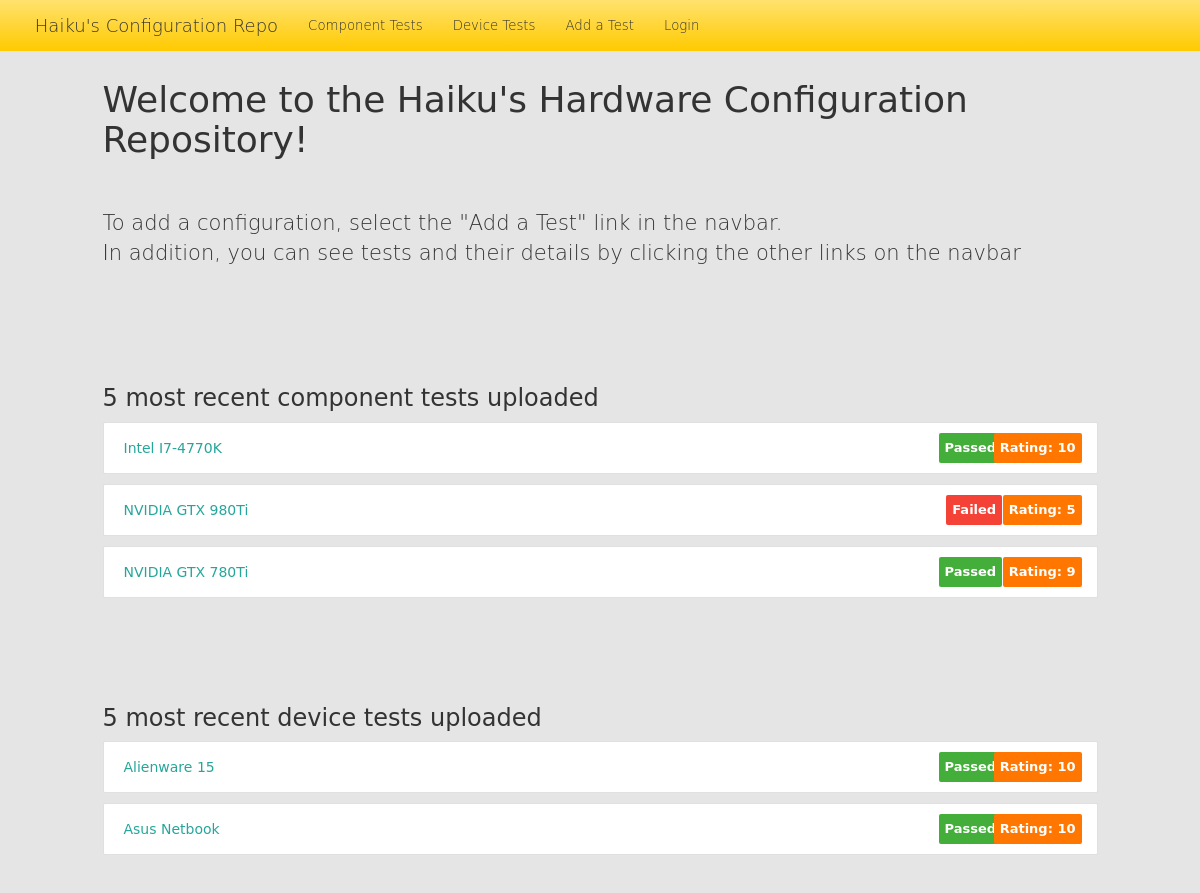
/, run on an earlier commit of the app's database.
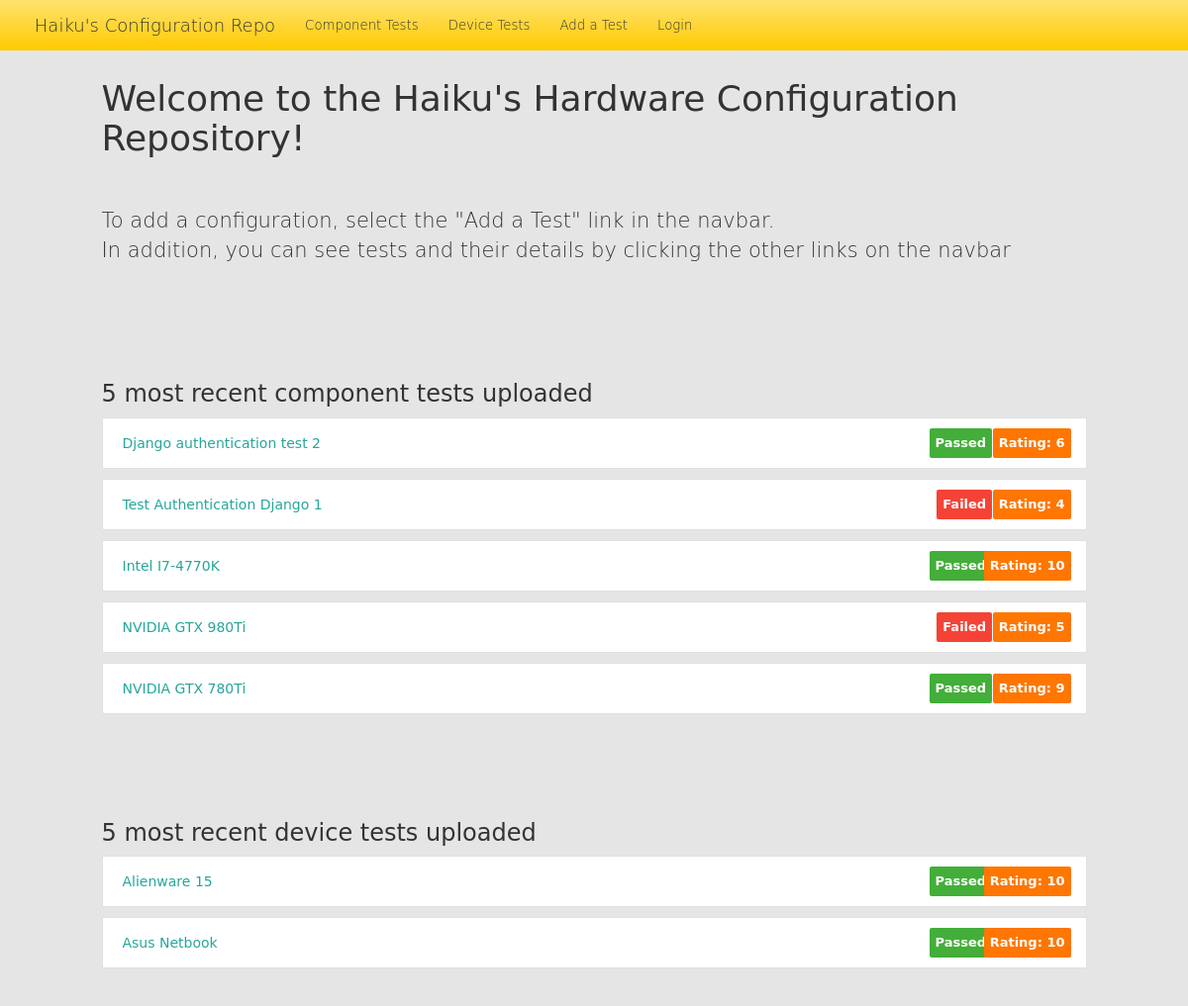
And on a later commit of the database.
### repo/models.py (models this page shows)
class Component(models.Model):
    name = models.CharField(default='', max_length=200)
    notes = models.CharField(default='', max_length=500)
    is_working = models.CharField(default='', max_length=10)
    rating = models.IntegerField()
    category = models.CharField(default='', max_length=100)
    author = models.CharField(default='', max_length=100)
    author_email = models.CharField(default='', max_length=100)
    date_created = models.DateTimeField('date created', auto_now=True)
    date_modified = models.DateTimeField('date modified', auto_now=True)

class Device(models.Model):
    name = models.CharField(default='', max_length=200)
    notes = models.CharField(default='', max_length=500)
    is_working = models.CharField(default='', max_length=10)
    rating = models.IntegerField()
    author = models.CharField(default='', max_length=100)
    author_email = models.CharField(default='', max_length=100)
    date_created = models.DateTimeField('date created', auto_now=True)
    date_modified = models.DateTimeField('date modified', auto_now=True)
    cpu = models.CharField(default='', max_length=100)
    motherboard = models.CharField(default='', max_length=100)
    hard_drive = models.CharField(default='', max_length=100)
    sound = models.CharField(default='', max_length=100)
    is_sound_working = models.CharField(default='', max_length=10)
    display = models.CharField(default='', max_length=100)
    display_configuration = models.CharField(default='', max_length=20)
    is_display_working = models.CharField(default='', max_length=10)
    graphics_card = models.CharField(default='', max_length=100)
    graphics_card_is_working = models.CharField(default='', max_length=10)

### repo/views.py (the view)
# urls.py: url(r'^$', views.index, name='index'),
def index(request):
    all_components = Component.objects.all().order_by('-date_modified')[:5]
    all_devices = Device.objects.all().order_by('-date_modified')[:5]
    context = {
        'all_devices' : all_devices,
        'all_components' : all_components
    }
    return render(request, 'repo/index.html', context)

### repo/templates/repo/index.html (shortened to what this page needs)
{% load staticfiles %}
<!DOCTYPE html>
<html lang="en">
  <head>
    <link rel="stylesheet" type="text/css" href="{% static 'repo/main.css' %}">
    <link href="{% static 'repo/bootstrap.min.css' %}" rel="stylesheet">
    <link rel="stylesheet" href="{% static 'repo/shijin4.css' %}">
  </head>
  <body>
    <nav class="navbar navbar-inverse navbar-fixed-top">
      <div class="container">
        <div class="navbar-header">
          <a class="navbar-brand" href="{% url 'repo:index' %}">Haiku's Configuration Repo</a>
        </div>
        <div id="navbar" class="collapse navbar-collapse">
          <ul class="nav navbar-nav">
            <li><a href="{% url 'repo:componentList' %}" class="active">Component Tests</a></li>
            <li><a href="{% url 'repo:deviceList' %}">Device Tests</a></li>
            <li><a href="{% url 'repo:addTest' %}">Add a Test</a></li>
            <li><a href="{% url 'repo:loginIndex' %}">Login</a></li>
          </ul>
        </div>
      </div>
    </nav>
    <div class="row padtop-5"></div>
    <div id="page">
      <div class="row">
         <h1>Welcome to the Haiku's Hardware Configuration Repository!</h1>
         <br><br>
         <p class="lead">To add a configuration, select the "Add a Test" link in the navbar.<br>In addition, you can see tests and their details by clicking the other links on the navbar</p>
       </div>
       <div class="padtop-5"></div>
       <div class="pad-item-list center-list-item row">
         <h3>5 most recent component tests uploaded</h3>
         {% for component in all_components %}
           <div class="collection">
             <a href="{% url 'repo:componentDetail' component.id %}" class="collection-item">{{ component.name }}
               {% if component.is_working == "Passed" %}
                 <span class="new badge green"><b>Passed</b></span>
               {% else %}
                 <span class="new badge red"><b>Failed</b></span>
               {% endif %}
               <span class="new rating-badge orange"><b>Rating: {{ component.rating }}</b></span>
             </a>
           </div>
         {% endfor %}
       </div>
       <div class="padtop-5"></div>
       <div class="pad-item-list center-list-item row">
         <h3>5 most recent device tests uploaded</h3>
         {% for device in all_devices %}
           <div class="collection">
             <a href="{% url 'repo:deviceDetail' device.id %}" class="collection-item">{{ device.name }}
               {% if device.is_working == "Passed" %}
                 <span class="new badge green"><b>Passed</b></span>
               {% else %}
                 <span class="new badge red"><b>Failed</b></span>
               {% endif %}
               <span class="new rating-badge orange"><b>Rating: {{ device.rating }}</b></span>
             </a>
           </div>
         {% endfor %}
       </div>
       <div class="padtop-5"></div>
    </div>
  </body>
</html>

What changed in the data, as far as the page shows it:
added Component: name "Django authentication test 2", is_working "Passed", rating "6"
added Component: name "Test Authentication Django 1", is_working "Failed", rating "4"
